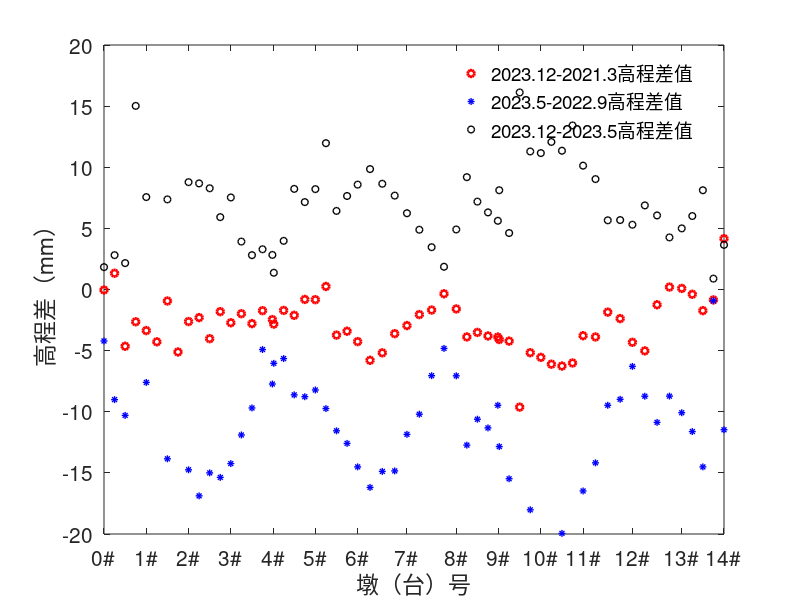

This figure's MATLAB source:
clear
clc

x_3=[0.0 
7.5 
15.0 
22.5 
30.0 
37.5 
45.0 
52.5 
60.0 
67.5 
75.0 
82.5 
90.0 
97.5 
105.0 
112.5 
119.5 
120.5 
127.5 
135.0 
142.5 
150.0 
157.5 
165.0 
172.5 
180.0 
188.8 
197.5 
206.3 
215.0 
223.8 
232.5 
241.3 
250.0 
257.5 
265.0 
272.5 
279.5
280.5
287.5 
295.0 
302.5 
310.0 
317.5 
325.0 
332.5 
340.0 
348.8 
357.5 
366.3 
375.0 
383.8 
392.5 
401.3 
410.0 
417.5 
425.0 
432.5 
440.0  
]'

y_3_z=[-0.00004 
0.00133 
-0.00464 
-0.00264 
-0.00336 
-0.00428 
-0.00094 
-0.00511 
-0.00262 
-0.00230 
-0.00402 
-0.00181 
-0.00272 
-0.00198 
-0.00279 
-0.00173 
-0.00246 
-0.00283 
-0.00171 
-0.00211 
-0.00081 
-0.00083 
0.00025 
-0.00373 
-0.00341 
-0.00426 
-0.00579 
-0.00518 
-0.00361 
-0.00295 
-0.00205 
-0.00168 
-0.00035 
-0.00159 
-0.00388 
-0.00351 
-0.00380 
-0.00389 
-0.00409 
-0.00422 
-0.00962 
-0.00517 
-0.00555 
-0.00611 
-0.00626 
-0.00601 
-0.00378 
-0.00388 
-0.00185 
-0.00238 
-0.00432 
-0.00502 
-0.00125 
0.00020 
0.00009 
-0.00039 
-0.00173 
-0.00085 
0.00416 

]'

y_3_z2=[-0.00421
-0.00901
-0.0103
-0.02154
-0.0076
-0.03175
-0.01385
-0.02973
-0.01475
-0.01688
-0.015
-0.01537
-0.01424
-0.0119
-0.00969
-0.00491
-0.00773
-0.00604
-0.00565
-0.00862
-0.00877
-0.00822
-0.00974
-0.01156
-0.01259
-0.01451
-0.01619
-0.01488
-0.01484
-0.01185
-0.0102
-0.00705
-0.00482
-0.00706
-0.01273
-0.01061
-0.01132
-0.00947
-0.01285
-0.01548
-0.02694
-0.01802
-0.02305
-0.02124
-0.01995
-0.02082
-0.01648
-0.01418
-0.00947
-0.00898
-0.00629
-0.00873
-0.01087
-0.00872
-0.01008
-0.01162
-0.01451
-0.00092
-0.01147

]'

y_3_z3=[0.00183 
0.00281 
0.00216 
0.01502 
0.00756 
0.02750 
0.00737 
0.02974 
0.00878 
0.00868 
0.00828 
0.00592 
0.00753 
0.00392 
0.00281 
0.00329 
0.00283 
0.00137 
0.00398 
0.00823 
0.00715 
0.00821 
0.01197 
0.00643 
0.00765 
0.00858 
0.00985 
0.00865 
0.00768 
0.00624 
0.00489 
0.00346 
0.00186 
0.00491 
0.00919 
0.00719 
0.00631 
0.00562 
0.00812 
0.00462 
0.01612 
0.01129 
0.01116 
0.01207 
0.01135 
0.01342 
0.01013 
0.00903 
0.00566 
0.00568 
0.00530 
0.00688 
0.00606 
0.00426 
0.00500 
0.00601 
0.00812 
0.00089 
0.00365 
]'




figure(1)
a=plot(x_3,y_3_z,'o','MarkerSize',5,'color',"r",'linewidth',2)
hold on 
b=plot(x_3,y_3_z2,'*','MarkerSize',5,'color',"b",'linewidth',1)
hold on 
b=plot(x_3,y_3_z3,'o','MarkerSize',5,'color',"k",'linewidth',1)



axis([0 440 -0.02 0.020])

set(gca,'xtick',[0 30 60 90 120 150 180 215 250 280 310 340 375 410 440]);
%5#桥左侧
%5#桥右侧set(gca,'xtick',[0 30 60 90 120 150 180 215 250 280 315 350 385 412.5 440]);
set(gca,'xticklabel',{'0#','1#', '2#','3#' ,'4#' ,'5#', '6#', '7#', '8#', '9#', '10#', '11#', '12#', '13#', '14#'});
set(gca,'ytick',[-0.02 -0.015 -0.010 -0.005 0.000 0.005 0.010 0.015 0.02]);
set(gca,'yticklabel',{'-20','-15', '-10','-5' ,'0' ,'5', '10', '15','20',});
xlabel('墩（台）号');
ylabel('高程差（mm）');


hh=legend('2023.12-2021.3高程差值','2023.5-2022.9高程差值','2023.12-2023.5高程差值');
set(hh,'box','off')

set(gca,'fontsize',15)
positionAndSize=[500,450,1800,450];
set(gcf,'position',positionAndSize)





